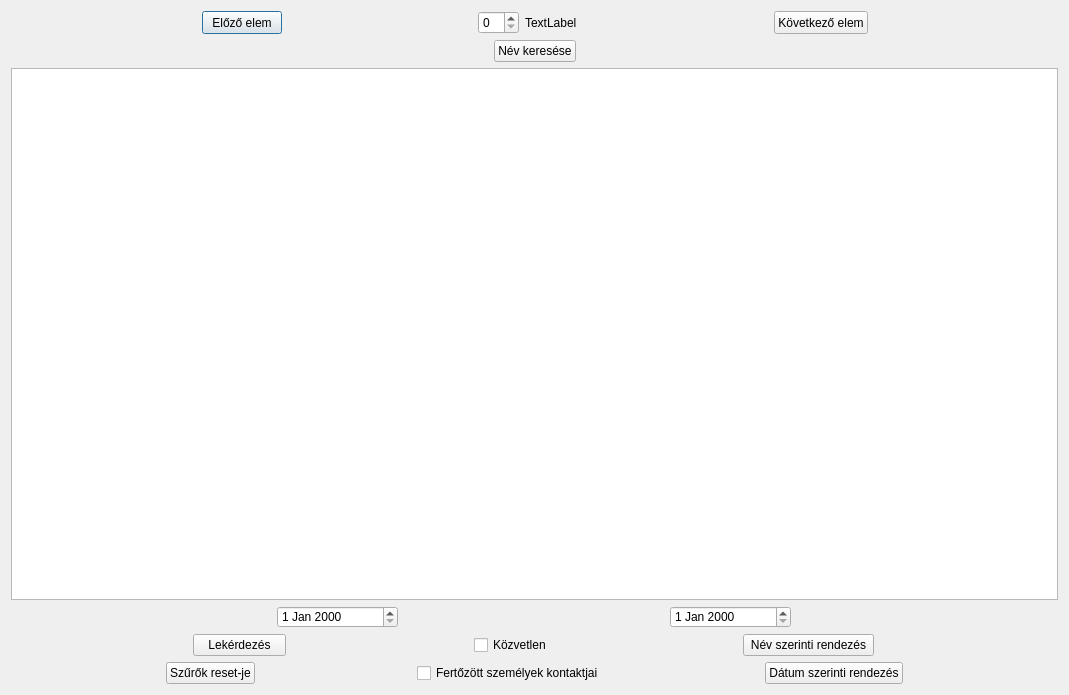
<?xml version="1.0" encoding="UTF-8"?>
<ui version="4.0">
 <class>Query</class>
 <widget class="QDialog" name="Query">
  <property name="geometry">
   <rect>
    <x>0</x>
    <y>0</y>
    <width>1069</width>
    <height>695</height>
   </rect>
  </property>
  <property name="windowTitle">
   <string>Lekérdezés</string>
  </property>
  <layout class="QVBoxLayout" name="verticalLayout_4">
   <item>
    <layout class="QHBoxLayout" name="horizontalLayout_4">
     <item>
      <spacer name="horizontalSpacer_8">
       <property name="orientation">
        <enum>Qt::Horizontal</enum>
       </property>
       <property name="sizeHint" stdset="0">
        <size>
         <width>40</width>
         <height>20</height>
        </size>
       </property>
      </spacer>
     </item>
     <item>
      <widget class="QPushButton" name="pushButton_2">
       <property name="maximumSize">
        <size>
         <width>93</width>
         <height>28</height>
        </size>
       </property>
       <property name="text">
        <string>Előző elem</string>
       </property>
      </widget>
     </item>
     <item>
      <spacer name="horizontalSpacer_7">
       <property name="orientation">
        <enum>Qt::Horizontal</enum>
       </property>
       <property name="sizeHint" stdset="0">
        <size>
         <width>40</width>
         <height>20</height>
        </size>
       </property>
      </spacer>
     </item>
     <item>
      <widget class="QSpinBox" name="spinBox"/>
     </item>
     <item>
      <widget class="QLabel" name="label">
       <property name="text">
        <string>TextLabel</string>
       </property>
      </widget>
     </item>
     <item>
      <spacer name="horizontalSpacer_10">
       <property name="orientation">
        <enum>Qt::Horizontal</enum>
       </property>
       <property name="sizeHint" stdset="0">
        <size>
         <width>40</width>
         <height>20</height>
        </size>
       </property>
      </spacer>
     </item>
     <item>
      <widget class="QPushButton" name="pushButton_3">
       <property name="maximumSize">
        <size>
         <width>98</width>
         <height>28</height>
        </size>
       </property>
       <property name="text">
        <string>Következő elem</string>
       </property>
      </widget>
     </item>
     <item>
      <spacer name="horizontalSpacer_9">
       <property name="orientation">
        <enum>Qt::Horizontal</enum>
       </property>
       <property name="sizeHint" stdset="0">
        <size>
         <width>40</width>
         <height>20</height>
        </size>
       </property>
      </spacer>
     </item>
    </layout>
   </item>
   <item>
    <layout class="QHBoxLayout" name="horizontalLayout_5">
     <item>
      <spacer name="horizontalSpacer">
       <property name="orientation">
        <enum>Qt::Horizontal</enum>
       </property>
       <property name="sizeHint" stdset="0">
        <size>
         <width>40</width>
         <height>20</height>
        </size>
       </property>
      </spacer>
     </item>
     <item>
      <widget class="QPushButton" name="pushButton_7">
       <property name="maximumSize">
        <size>
         <width>93</width>
         <height>28</height>
        </size>
       </property>
       <property name="text">
        <string>Név keresése</string>
       </property>
      </widget>
     </item>
     <item>
      <spacer name="horizontalSpacer_2">
       <property name="orientation">
        <enum>Qt::Horizontal</enum>
       </property>
       <property name="sizeHint" stdset="0">
        <size>
         <width>40</width>
         <height>20</height>
        </size>
       </property>
      </spacer>
     </item>
    </layout>
   </item>
   <item>
    <layout class="QVBoxLayout" name="verticalLayout_3">
     <item>
      <widget class="QListWidget" name="listWidget"/>
     </item>
     <item>
      <layout class="QVBoxLayout" name="verticalLayout_2">
       <item>
        <layout class="QHBoxLayout" name="horizontalLayout_3">
         <item>
          <widget class="QDateEdit" name="dateEdit_2">
           <property name="maximumSize">
            <size>
             <width>121</width>
             <height>22</height>
            </size>
           </property>
           <property name="toolTip">
            <string>&lt;html&gt;&lt;head/&gt;&lt;body&gt;&lt;p&gt;Legrégibb találkozás.&lt;/p&gt;&lt;/body&gt;&lt;/html&gt;</string>
           </property>
          </widget>
         </item>
         <item>
          <widget class="QDateEdit" name="dateEdit">
           <property name="maximumSize">
            <size>
             <width>121</width>
             <height>22</height>
            </size>
           </property>
           <property name="toolTip">
            <string>&lt;html&gt;&lt;head/&gt;&lt;body&gt;&lt;p&gt;Legfrisseb találkozás.&lt;/p&gt;&lt;/body&gt;&lt;/html&gt;</string>
           </property>
          </widget>
         </item>
        </layout>
       </item>
       <item>
        <layout class="QVBoxLayout" name="verticalLayout">
         <item>
          <layout class="QHBoxLayout" name="horizontalLayout">
           <item>
            <widget class="QPushButton" name="pushButton">
             <property name="maximumSize">
              <size>
               <width>93</width>
               <height>28</height>
              </size>
             </property>
             <property name="toolTip">
              <string>&lt;html&gt;&lt;head/&gt;&lt;body&gt;&lt;p&gt;Nyomb meg a lekérdezés frissítéséhez.&lt;/p&gt;&lt;/body&gt;&lt;/html&gt;</string>
             </property>
             <property name="text">
              <string>Lekérdezés</string>
             </property>
            </widget>
           </item>
           <item>
            <widget class="QCheckBox" name="checkBox">
             <property name="maximumSize">
              <size>
               <width>81</width>
               <height>20</height>
              </size>
             </property>
             <property name="toolTip">
              <string>&lt;html&gt;&lt;head/&gt;&lt;body&gt;&lt;p&gt;Csak a közvetlen találkozásokat mutassa.&lt;/p&gt;&lt;/body&gt;&lt;/html&gt;</string>
             </property>
             <property name="text">
              <string>Közvetlen</string>
             </property>
            </widget>
           </item>
           <item>
            <widget class="QPushButton" name="pushButton_5">
             <property name="maximumSize">
              <size>
               <width>131</width>
               <height>28</height>
              </size>
             </property>
             <property name="text">
              <string>Név szerinti rendezés</string>
             </property>
            </widget>
           </item>
          </layout>
         </item>
         <item>
          <layout class="QHBoxLayout" name="horizontalLayout_2">
           <item>
            <spacer name="horizontalSpacer_5">
             <property name="orientation">
              <enum>Qt::Horizontal</enum>
             </property>
             <property name="sizeHint" stdset="0">
              <size>
               <width>40</width>
               <height>20</height>
              </size>
             </property>
            </spacer>
           </item>
           <item>
            <widget class="QPushButton" name="pushButton_4">
             <property name="maximumSize">
              <size>
               <width>97</width>
               <height>28</height>
              </size>
             </property>
             <property name="toolTip">
              <string>&lt;html&gt;&lt;head/&gt;&lt;body&gt;&lt;p&gt;Nyomb meg a szűrők alaphelyzetbe állításához.&lt;/p&gt;&lt;/body&gt;&lt;/html&gt;</string>
             </property>
             <property name="text">
              <string>Szűrők reset-je</string>
             </property>
            </widget>
           </item>
           <item>
            <spacer name="horizontalSpacer_3">
             <property name="orientation">
              <enum>Qt::Horizontal</enum>
             </property>
             <property name="sizeHint" stdset="0">
              <size>
               <width>40</width>
               <height>20</height>
              </size>
             </property>
            </spacer>
           </item>
           <item>
            <widget class="QCheckBox" name="checkBox_2">
             <property name="text">
              <string>Fertőzött személyek kontaktjai</string>
             </property>
            </widget>
           </item>
           <item>
            <spacer name="horizontalSpacer_4">
             <property name="orientation">
              <enum>Qt::Horizontal</enum>
             </property>
             <property name="sizeHint" stdset="0">
              <size>
               <width>40</width>
               <height>20</height>
              </size>
             </property>
            </spacer>
           </item>
           <item>
            <widget class="QPushButton" name="pushButton_6">
             <property name="maximumSize">
              <size>
               <width>147</width>
               <height>28</height>
              </size>
             </property>
             <property name="text">
              <string>Dátum szerinti rendezés</string>
             </property>
            </widget>
           </item>
           <item>
            <spacer name="horizontalSpacer_6">
             <property name="orientation">
              <enum>Qt::Horizontal</enum>
             </property>
             <property name="sizeHint" stdset="0">
              <size>
               <width>40</width>
               <height>20</height>
              </size>
             </property>
            </spacer>
           </item>
          </layout>
         </item>
        </layout>
       </item>
      </layout>
     </item>
    </layout>
   </item>
  </layout>
 </widget>
 <resources/>
 <connections/>
</ui>
